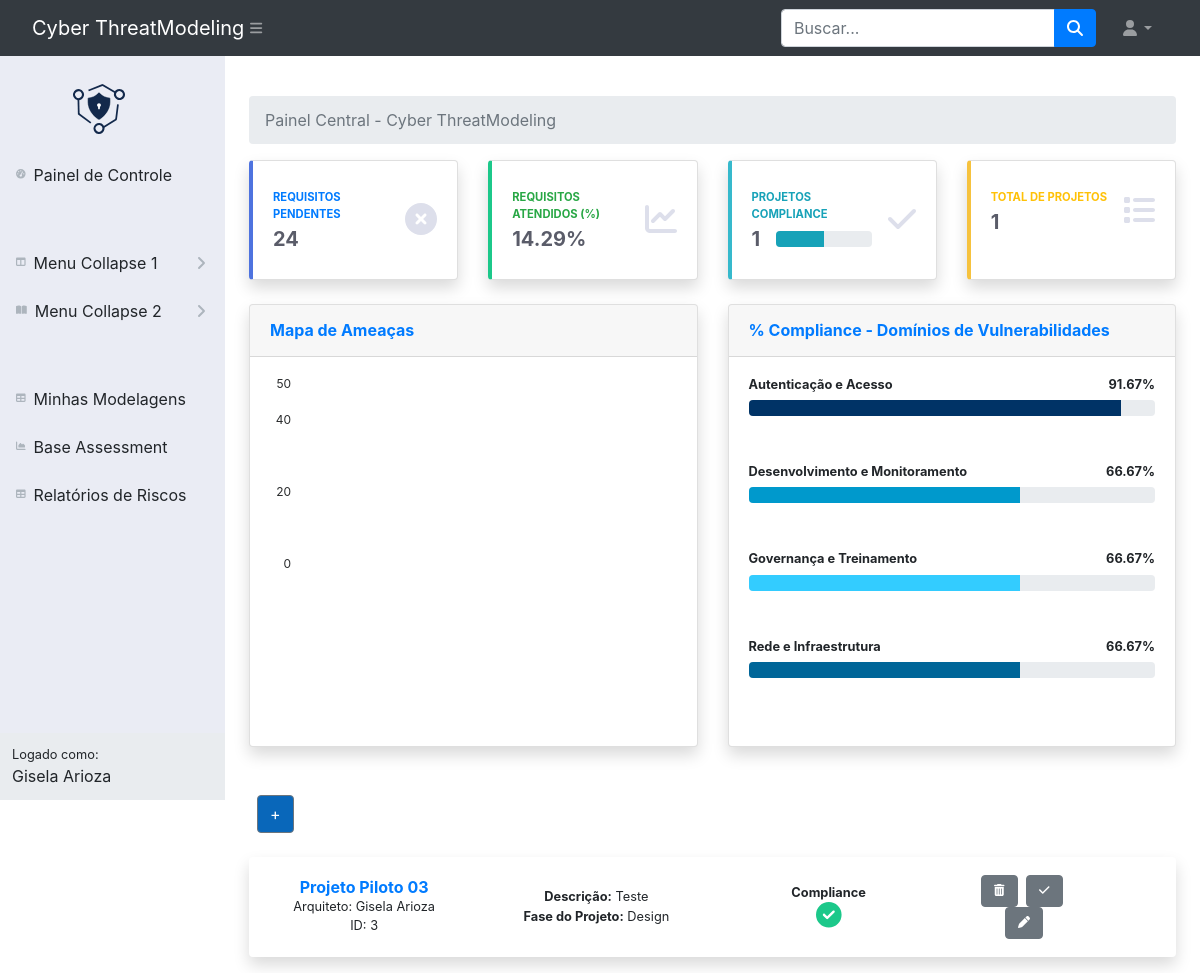
The app's page /minhas_modelagens (signed in), older data.
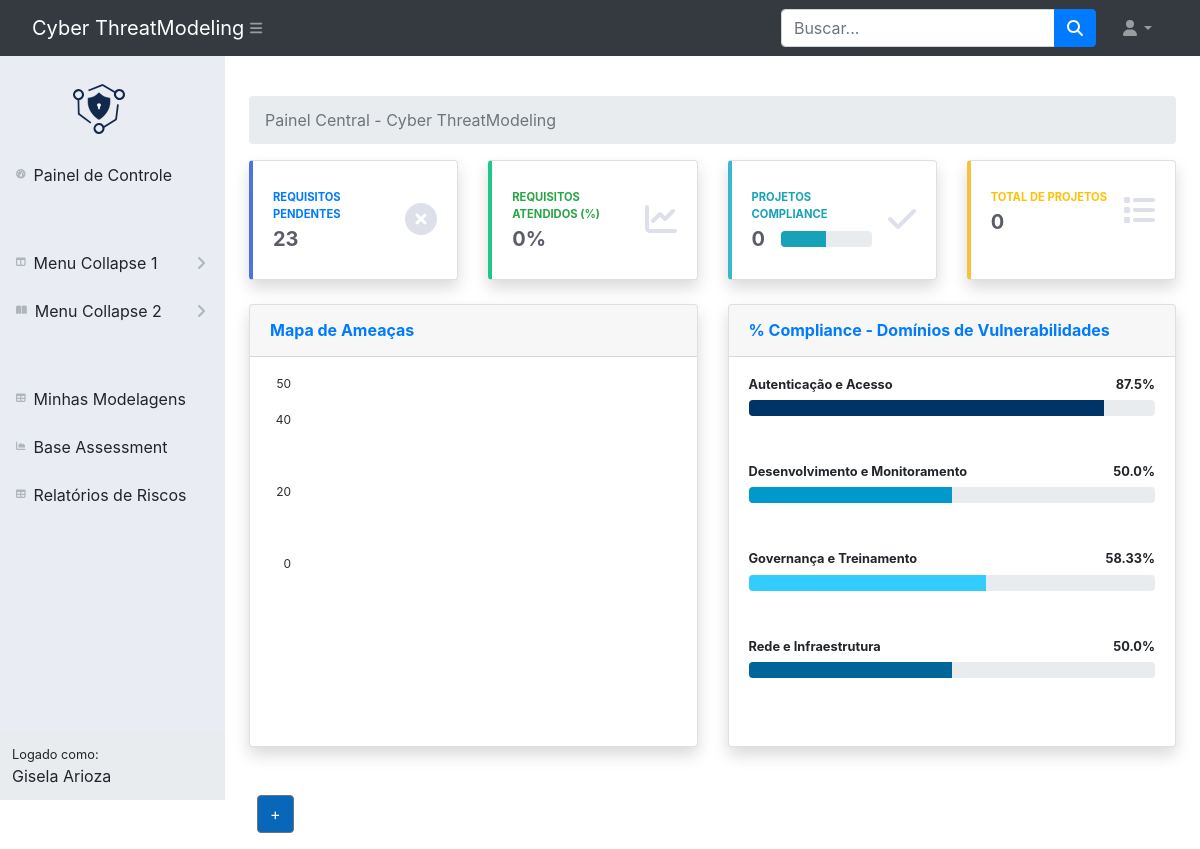
The same page, newer data.
### app.py (models this page shows, shortened)
class CybersecurityCategories(db.Model):
    __tablename__ = 'CybersecurityCategories'
    id = db.Column(db.Integer, primary_key=True, autoincrement=True)
    category_name = db.Column(db.String, nullable=False)
    requirements = db.relationship('CybersecurityRequirements', back_populates='category')

class Project(db.Model):
    __tablename__ = 'projeto'
    id = db.Column(db.Integer, primary_key=True, autoincrement=True)
    nome = db.Column(db.String(100), nullable=False)
    descricao = db.Column(db.Text, nullable=False)
    arquiteto_id = db.Column(db.Integer, db.ForeignKey('user.id'), nullable=False)
    compliance_projeto = db.Column(db.Boolean)
    debitos_tecnicos = db.Column(db.String(100), nullable=False)
    status_projeto = db.Column(db.Text, nullable=False)
    componentes_multi = db.Column('componentes_multi', db.JSON, default=[])
    tecnologias_multi = db.Column('tecnologias_multi', db.JSON, default=[])
    arquitetura_cloud_multi = db.Column('arquitetura_cloud_multi', db.JSON, default=[])
    modelagem_ameacas = db.Column(db.Text, nullable=False)
    arquiteto = db.relationship('User', back_populates='project')
    requirements = db.relationship('ProjectCybersecurityRequirements', back_populates='project')

class User(db.Model, UserMixin):
    id = db.Column(db.Integer, primary_key=True)
    email = db.Column(db.String(120), unique=True, nullable=False)  # Alterado de username para email
    password = db.Column(db.String(120), nullable=False)
    username = db.Column(db.String(80), unique=True, nullable=False)  # Adicionado campo de nome de usuário
    project = db.relationship('Project', back_populates='arquiteto')

### app.py (the view)
@app.route('/minhas_modelagens')
@login_required
def index_arch():
    arquiteto_id = current_user.id  # Obtém o ID do arquiteto logado
    projetos = Project.query.filter_by(arquiteto_id=arquiteto_id).all()  # Filtra os projetos pelo arquiteto logado
    response = obter_dados_do_banco()
    dados_do_banco = json.loads(response.data.decode('utf-8'))
    dados = dados_do_banco.get("dados", {})
    requisitos_sum = dados_do_banco.get("requisitos_sum", {})
    percentuais_categorias = dados_do_banco.get("percentuais_categorias", {})
    cores_categorias = {
        "Autenticação e Acesso": "bg-aa",
        "Rede e Infraestrutura": "bg-ri",
        "Desenvolvimento e Monitoramento": "bg-dm",
        "Governança e Treinamento": "bg-gt"
    }
    return render_template('index_arch.html',
                           projetos=projetos,
                           dados=dados_do_banco,
                           requisitos_sum=requisitos_sum,
                           percentuais_categorias=percentuais_categorias,
                           cores_categorias=cores_categorias)

### app.py (called while the page is built)
@login_manager.user_loader
def load_user(user_id):
    return User.query.get(int(user_id))

### templates/index_arch.html (shortened to what the changed rows need)
{% extends "base.html" %}
{% block content %}
               <main>
                    <div class="container-fluid px-4">
                    <div class="row">
                        <div class="col-xl-3 col-md-6 mb-4">
                            <div class="card border-left-primary shadow h-100 py-2">
                                <div class="card-body">
                                    <div class="row no-gutters align-items-center">
                                        <div class="col mr-2">
                                            <div class="text-xs font-weight-bold text-primary text-uppercase mb-1">
                                                Requisitos pendentes</div>
                                            <div class="h5 mb-0 font-weight-bold text-gray-800">{{requisitos_sum}}</div>
                                        </div>
                                    </div>
                                </div>
                            </div>
                        </div>
                        <div class="col-xl-3 col-md-6 mb-4">
                            <div class="card border-left-success shadow h-100 py-2">
                                <div class="card-body">
                                    <div class="row no-gutters align-items-center">
                                        <div class="col mr-2">
                                            <div class="text-xs font-weight-bold text-success text-uppercase mb-1">
                                                Requisitos Atendidos (%)</div>
                                            <div class="h5 mb-0 font-weight-bold text-gray-800">    {% if projetos|length > 0 %}
                                                {{ (((requisitos_sum/((projetos|length)*28))-1)*-100)|round(2) }}%
                                            {% else %}
                                                0%
                                            {% endif %}</div>
                                        </div>
                                    </div>
                                </div>
                            </div>
                        </div>
                        <div class="col-xl-3 col-md-6 mb-4">
                            <div class="card border-left-info shadow h-100 py-2">
                                <div class="card-body">
                                    <div class="row no-gutters align-items-center">
                                        <div class="col mr-2">
                                            <div class="row no-gutters align-items-center">
                                                <div class="col-auto">
                                                    <div class="h5 mb-0 mr-3 font-weight-bold text-gray-800">{{ projetos|selectattr("compliance_projeto", "equalto", true)|list|length }}</div>
                                                </div>
                                            </div>
                                        </div>
                                    </div>
                                </div>
                            </div>
                        </div>
                        <div class="col-xl-3 col-md-6 mb-4">
                            <div class="card border-left-warning shadow h-100 py-2">
                                <div class="card-body">
                                    <div class="row no-gutters align-items-center">
                                        <div class="col mr-2">
                                            <div class="text-xs font-weight-bold text-warning text-uppercase mb-1">
                                                Total de Projetos</div>
                                            <div class="h5 mb-0 font-weight-bold text-gray-800">{{ projetos|length }}</div>
                                        </div>
                                    </div>
                                </div>
                            </div>
                        </div>
                    </div>
                    <div class="row">
                        <div class="col-xl-6 col-lg-5">
                                        <div class="card shadow mb-4">
                                            <div class="card-body">
                                                {% for categoria, percentual in percentuais_categorias.items() %}
                                                    <h4 class="small font-weight-bold">{{ categoria }} <span class="float-right">{{ percentual }}%</span></h4>
                                                    <div class="progress mb-5">
                                                        <div class="progress-bar {{ cores_categorias[categoria] }}" role="progressbar" style="width: {{ percentual }}%" aria-valuenow="{{ percentual }}" aria-valuemin="0" aria-valuemax="100"></div>
                                                    </div>
                                                {% endfor %}
                                            </div>
                                        </div>
                    </div>
                </div>
                    {% for projeto in projetos|reverse %}
                    <div class="d-style btn btn-brc-tp border-2 bgc-white w-100 my-2 py-3 shadow-sm shadow mb-3">
                      <div class="row align-items-center">
                        <div class="col-12 col-md-3">
                          <h6 class="m-0 font-weight text-primary letter-spacing">
                            <strong>{{ projeto.nome }}</strong>
                          </h6>
                          <div class="small font-weight">
                            Arquiteto: {{ projeto.arquiteto.username }}
                          </div>
                          <div class="small font-weight">
                            ID: {{ projeto.id }}
                          </div>
                        </div>
                        <div class="col-12 col-md-3">
                          <div class="small font-weight">
                            <p class="mb-0">
                              <strong>Descrição:</strong> {{ projeto.descricao }}
                            </p>
                            <p class="mb-0">
                              <strong>Fase do Projeto:</strong> {{ projeto.status_projeto }}
                            </p>
                          </div>
                        </div>
                        <div class="col-12 col-md-3">
                          <div class="small font-weight">
                            <p class="mb-0">
                              <strong>Compliance</strong>
                            </p>
                            <td class="text-center" style="font-size: 14px;">
                                {% if not projeto.compliance_projeto %}
                                    <i class="fas fa-exclamation-triangle fa-2x" style="color: gold;"></i>
                                {% else %}
                                    <i class="fa fa-check-circle fa-2x" style="color: #1cc88a;"></i>
                                {% endif %}
                              </td>
                          </div>
                        </div>
                        <div class="col-12 col-md-2 text-right">
                            <div class="text-center">
                                <form action="{{ url_for('excluir_projeto', projeto_id=projeto.id) }}" method="post" style="display:inline-block;">
                                    <button class="btn btn-secondary" style="font-size: 12px;" onclick="return confirm('Tem certeza que deseja excluir o projeto {{projeto.id}}? A ação é irreversivel.');">
                                        <i class="fas fa-trash-alt"></i>
                                    </button>
                                </form>
                                <form style="display:inline-block;">
                                    <button type="submit" id="gerar-relatorio" class="btn btn-secondary ms-1" style="font-size: 12px;">
                                        <i class="fas fa-check"></i>
                                    </button>
                                </form>
                                <a href="{{ url_for('editar_projeto', projeto_id=projeto.id) }}" class="btn btn-secondary ms-1" style="font-size: 12px;">
                                    <i class="fas fa-pen"></i>
                                </a>
                            </div>
                        </div>
                      </div>
                    </div>
                    {% endfor %}
                    {% endblock %}

Row changes from the older to the newer data that the page shows:
removed Project: nome "Projeto Piloto 03", arquiteto.username "Gisela Arioza", id "3", descricao "Teste", status_projeto "Design", compliance_projeto True (drawn)
computed for CybersecurityCategories "Autenticação e Acesso": percentual "91.67" → "87.5"; {{ percentual }} 91.67 → 87.5 (drawn)
computed for CybersecurityCategories "Desenvolvimento e Monitoramento": percentual "66.67" → "50.0"; {{ percentual }} 66.67 → 50.0 (drawn)
computed for CybersecurityCategories "Governança e Treinamento": percentual "66.67" → "58.33"; {{ percentual }} 66.67 → 58.33 (drawn)
computed for CybersecurityCategories "Rede e Infraestrutura": percentual "66.67" → "50.0"; {{ percentual }} 66.67 → 50.0 (drawn)
Text that changed along with them:
{{ requisitos_sum }}: "24" → "23"
{{ projetos|selectattr("compliance_projeto", "equalto", true)|list|length }}: "1" → "0"
{{ projetos|length }}: "1" → "0"
{{ (((requisitos_sum/((projetos|length)*28))-1)*-100)|round(2) }}: "14.29" → (not shown)
text now shown: "0%"
